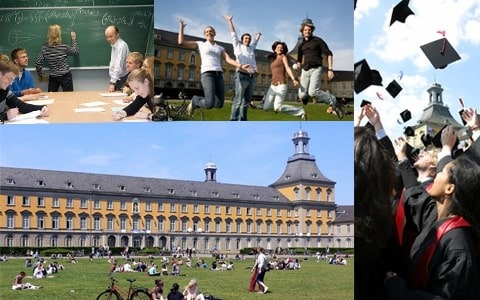
#> input picture bonn-assignments/Sheet00/bonn.jpeg, 480 x 300 px
$ jupyter execute sheet_00.ipynb
#> lines starting #> are read from the running program, lines starting #| are printed output that depends on the picture; after the words box and inside, x2 and y2 are one past the last pixel; in counts of white or black regions, pixels touching at a corner belong together
#### Exercise 0 for MA-INF 2201 Computer Vision WS25/26
#### Introduction to OpenCV - Template
#### Python 3.12, OpenCV 4.11, NumPy 2.3.3
#### Image: bonn.jpeg

[cell 1]
import cv2
import numpy as np
import random
import time

[cell 2]
# ============================================================================
# Exercise 1: Read and Display Image (0.5 Points)
# ============================================================================
def exercise1(file:str):
    """
    Read and display the image bonn.jpeg.
    Print the image dimensions and data type.
    """
#> called with file = './bonn.jpeg'
    print("Exercise 1: Read and Display Image")

    # TODO: Read the image 'bonn.jpeg' using cv2.imread()
    img = cv2.imread(file)
#> img is the input picture: shape (300, 480, 3); mean B, G, R 127.7, 126.6, 121.8

    # TODO: Check if image was loaded successfully
    if img is not None:
        # TODO: Display the image using cv2.imshow()
        cv2.imshow('bonn',img)
        # TODO: Wait for a key press using cv2.waitKey(0)
        cv2.waitKey(0)
        # TODO: Close all windows using cv2.destroyAllWindows()
        cv2.destroyAllWindows()
        # TODO: Print image dimensions (height, width, channels)
        print(img.shape)
#| (300, 480, 3)
        # TODO: Print image data type
        print(img.dtype)
#| uint8
    print("Exercise 1 completed!\n")
    return img

[cell 3]
img = exercise1("./bonn.jpeg")

[cell 4]
# ============================================================================
# Exercise 2: HSV Color Space (0.5 Points)
# ============================================================================
def exercise2(img):
    """
    Convert image to HSV color space and display all three channels separately.
    """
    print("Exercise 2: HSV Color Space")

    # TODO: Convert to HSV using cv2.cvtColor() with cv2.COLOR_BGR2HSV
    hsv = cv2.cvtColor(img, cv2.COLOR_BGR2HSV)
#> hsv: shape (300, 480, 3); mean H, S, V 70.4, 71.8, 143.5

    # TODO: Split HSV into H, S, V channels using cv2.split()
    h, s, v = cv2.split(hsv)
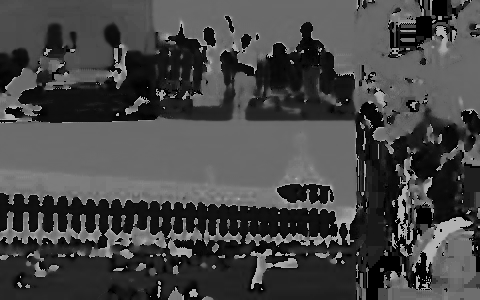
#> h: shape (300, 480); min 0, max 179, mean 70.4
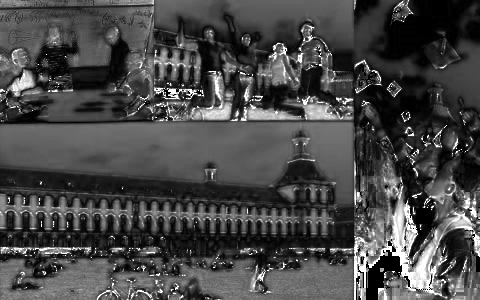
#> s: shape (300, 480); min 0, max 255, mean 71.8

    # TODO: Display all three channelssa
    # Hint: You can concatenate them horizontally using cv2.hconcat()
    contacted_img = cv2.hconcat([h,s,v])
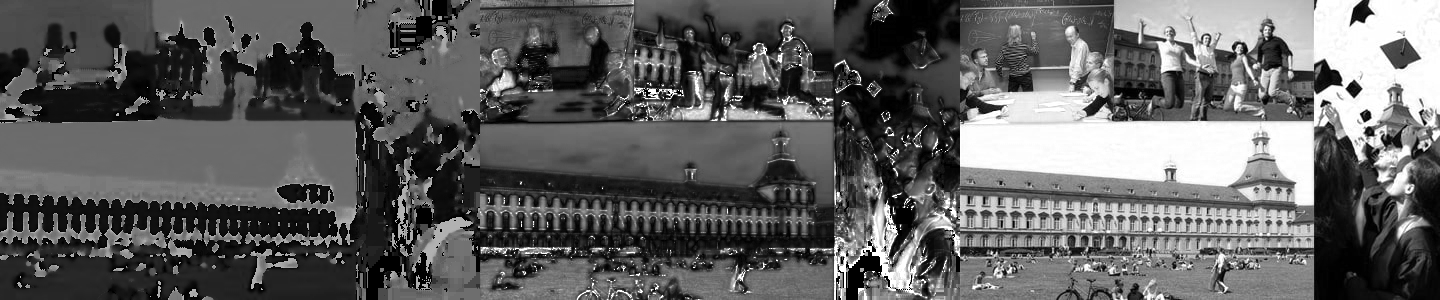
#> contacted_img: shape (300, 1440); min 0, max 255, mean 95.2
    cv2.imshow("HSV Image",contacted_img)
    cv2.waitKey(0)
    cv2.destroyAllWindows()
    print("Exercise 2 completed!\n")
    return hsv

[cell 5]
hsv = exercise2(img)

[cell 6]
# ============================================================================
# Exercise 3: Brightness Adjustment with Loops (1 Point)
# ============================================================================
def exercise3(img):
    """
    Add 50 to all pixel values and clip to [0, 255] using nested for-loops.
    Display original and brightened images side by side.
    """
    print("Exercise 3: Brightness Adjustment with Loops")

    # TODO: Create a copy of the image
    result = img.copy()

    # TODO: Get image dimensions
    row, col, c = result.shape
#> row = 300; col = 480; c = 3

    # TODO: Use nested for-loops to iterate through each pixel, add 50 to pixel value, and clip pixel value to [0, 255]
    for i in range(row):
        for j in range(col):
            for k in range(c):
                result[i][j][k] = min(int(result[i][j][k]) + 50, 255)
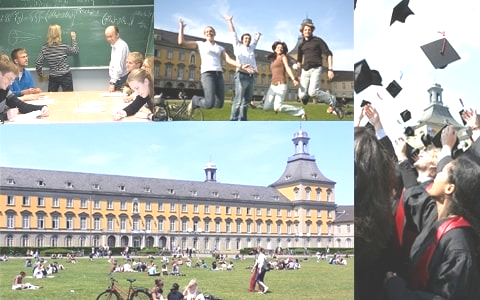
#> result: shape (300, 480, 3); mean B, G, R 166.9, 172.7, 168

    # TODO: Display original and result side by side
    concated_img = cv2.hconcat([img, result])
    cv2.imshow("Brightness Adjustment", concated_img)
    cv2.waitKey(0)
    cv2.destroyAllWindows()
    print("Exercise 3 completed!\n")
    return result

[cell 7]
result = exercise3(img)

[cell 8]
# ============================================================================
# Exercise 4: Vectorized Brightness Adjustment (1 Points)
# ============================================================================
def exercise4(img):
    """
    Perform the same brightness adjustment using NumPy in one line.
    Compare execution time with loop-based approach.
    """
    print("Exercise 4: Vectorized Brightness Adjustment")

    # TODO: Time the loop-based approach (from exercise 3)
    start_time_loop = time.time()
    # ... (implement or copy loop code)
    result_loop = img.copy()
    row, col, c = result_loop.shape
#> row = 300; col = 480; c = 3
    for i in range(row):
        for j in range(col):
            for k in range(c):
                result_loop[i][j][k] = min(int(result_loop[i][j][k]) + 50, 255)
    end_time_loop = time.time()

    # TODO: Time the vectorized approach
    start_time_vec = time.time()
    # TODO: Add 50 and clip in one line using np.clip()
    result = None
    result = img.copy()
    result = np.clip(result.astype(np.int16) + 50, a_max=255, a_min=0)
    result = result.astype(np.uint8)
    end_time_vec = time.time()
    # TODO: Print execution times
    print(f"Loop-based approach: {end_time_loop - start_time_loop:.4f} seconds")
    print(f"Vectorized approach: {end_time_vec - start_time_vec:.4f} seconds")

    # TODO: Display the result

    concated_img = cv2.hconcat([result_loop, result])
    cv2.imshow("Brightness Adjustment", concated_img)
    cv2.waitKey(0)
    cv2.destroyAllWindows()

    print("Exercise 4 completed!\n")
    return result

[cell 9]
result = exercise4(img)

[cell 10]
# ============================================================================
# Exercise 5: Extract and Paste Patch (0.5 Points)
# ============================================================================
def exercise5(img):
    """
    Extract a 32×32 patch from top-left corner and paste at 3 random locations.
    """
    print("Exercise 5: Extract and Paste Patch")

    # TODO: Extract 32x32 patch from top-left corner (starting at 0,0)
    patch_size = 32
    patch = img[0:patch_size, 0:patch_size, :].copy()

    # TODO: Create a copy of the image
    img_copy = img.copy()

    # TODO: Get image dimensions
    row, col, c = img_copy.shape
#> row = 300; col = 480; c = 3
    # TODO: Generate 3 random locations and paste the patch
    # Use random.randint() and ensure patch fits within boundaries
    for i in range(3):
        # TODO: Generate random coordinates and paste
        rand_row = random.randint(a = 0, b = row)
        rand_col = random.randint(a = 0, b = col)
        max_patch_row = min(patch_size, row - rand_row)
        max_patch_col = min(patch_size, col - rand_col)
        img_copy[rand_row : (rand_row + max_patch_row), rand_col : (rand_col + max_patch_col), :] = patch[0:max_patch_row,  0:max_patch_col,:]
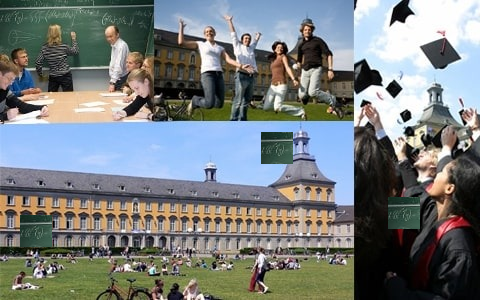
#> img_copy: shape (300, 480, 3); 2.13% of pixels changed, all inside (x1, y1, x2, y2) = (20, 132, 420, 247)

    # TODO: Display the result
    concated_img = cv2.hconcat([img, img_copy])
    cv2.imshow("Brightness Adjustment", concated_img)
    cv2.waitKey(0)
    cv2.destroyAllWindows()

    print("Exercise 5 completed!\n")

[cell 11]
exercise5(img)

[cell 12]
# ============================================================================
# Exercise 6: Binary Masking (0.5 Points)
# ============================================================================
def exercise6(img):
    """
    Create masked version showing only bright regions.
    Convert to grayscale, threshold at 128, use as mask.
    """
    print("Exercise 6: Binary Masking")

    # TODO: Convert to grayscale using cv2.cvtColor() with cv2.COLOR_BGR2GRAY
    gray = cv2.cvtColor(img, cv2.COLOR_BGR2GRAY)

    # TODO: Apply binary threshold at value 128
    # Use cv2.threshold() with cv2.THRESH_BINARY
    _, mask = cv2.threshold(gray, 128, 255, cv2.THRESH_BINARY)
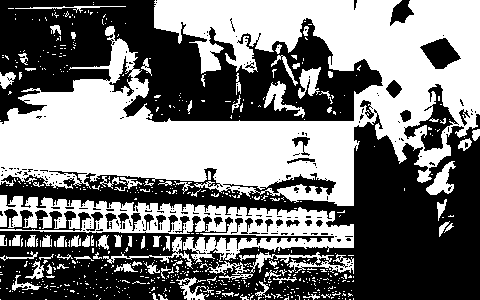
#> mask: shape (300, 480); 48.1% white; 633 white regions (550 under 20 px), largest, box (x1, y1, x2, y2) and area: (0, 0, 480, 206) 51190, (0, 195, 354, 264) 9049, (250, 252, 354, 274) 793

    print(mask.shape, gray.shape, img.shape)
#| (300, 480) (300, 480) (300, 480, 3)
    # TODO: Apply mask to original color image
    # Hint: Use cv2.bitwise_and() with the mask
    masked = img.copy()
    masked[:,:,0] = cv2.bitwise_and(img[:,:,0], mask)
    masked[:,:,1] = cv2.bitwise_and(img[:,:,1], mask)
    masked[:,:,2] = cv2.bitwise_and(img[:,:,2], mask)
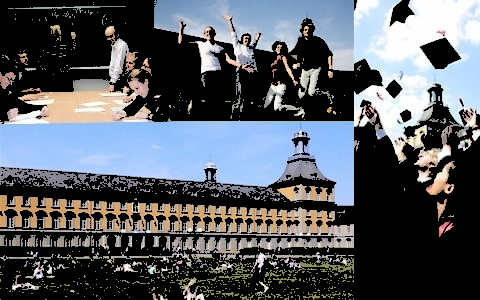
#> masked: shape (300, 480, 3); mean B, G, R 98.1, 91.7, 87.1

    # TODO: Display original, mask, and masked result
    concated_img = cv2.hconcat([img, masked])
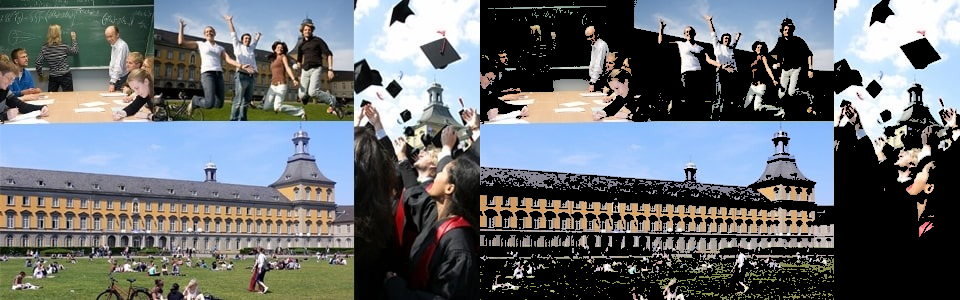
#> concated_img: shape (300, 960, 3); mean B, G, R 112.9, 109.1, 104.5
    cv2.imshow("Brightness Adjustment", concated_img)
    cv2.waitKey(0)
    cv2.destroyAllWindows()

    print("Exercise 6 completed!\n")

[cell 13]
exercise6(img)

[cell 14]
# ============================================================================
# Exercise 7: Border and Annotations (1 Points)
# ============================================================================
def exercise7(img):
    """
    Add 20-pixel border and draw 5 circles and 5 text labels at random positions.
    """
    print("Exercise 7: Border and Annotations")

    # TODO: Add 20-pixel border using cv2.copyMakeBorder()
    # Use cv2.BORDER_CONSTANT with a color of your choice
    bordered = cv2.copyMakeBorder(img, 20, 20, 20, 20, cv2.BORDER_CONSTANT, value = [255, 255, 127])

    # TODO: Get dimensions of bordered image
    row, col, c = bordered.shape
#> row = 340; col = 520; c = 3
    # TODO: Draw 5 random circles
    # Use random.randint() and cv2.circle(img, center, radius, color, thickness)
    for i in range(5):
        # TODO: Implement circle drawing
        rand_row = random.randint(a = 0, b = col)
        rand_col = random.randint(a = 0, b = row)
        cv2.circle(bordered,[rand_row, rand_col], 10, [0, 255, 255], 4)
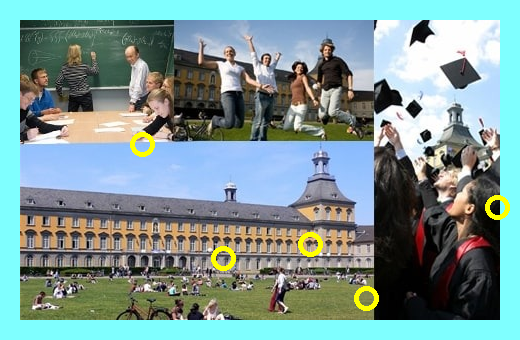
#> bordered: shape (340, 520, 3); mean B, G, R 150.1, 151.4, 123.8

    # TODO: Add 5 random text labels
    # Use random.randint() and cv2.putText(img, text, org, font, fontScale, color, thickness)
    for i in range(5):
        # TODO: Implement text drawing
        rand_row = random.randint(a = 0, b = col)
        rand_col = random.randint(a = 0, b = row)
        print(rand_row, rand_col)
        cv2.putText(bordered, f"{i+1}", [rand_row, rand_col], cv2.FONT_ITALIC, 1, (0, 255, 255), 4)
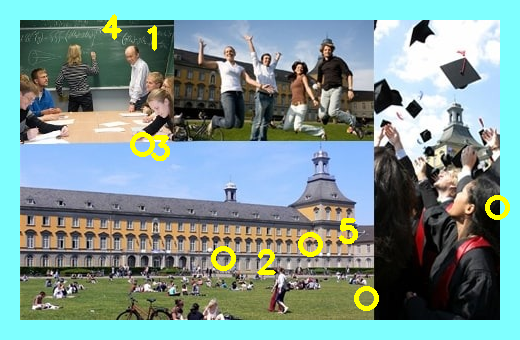
#> bordered: shape (340, 520, 3); 0.66% of pixels changed, all inside (x1, y1, x2, y2) = (102, 14, 358, 275)

    # TODO: Display the result
    print(bordered.shape, bordered.dtype)
#| (340, 520, 3) uint8
    print(img.shape, img.dtype)
#| (300, 480, 3) uint8
    concated_img = cv2.hconcat([bordered])
    cv2.imshow("Brightness Adjustment", concated_img)
    cv2.waitKey(0)
    cv2.destroyAllWindows()

    print("Exercise 7 completed!\n")
